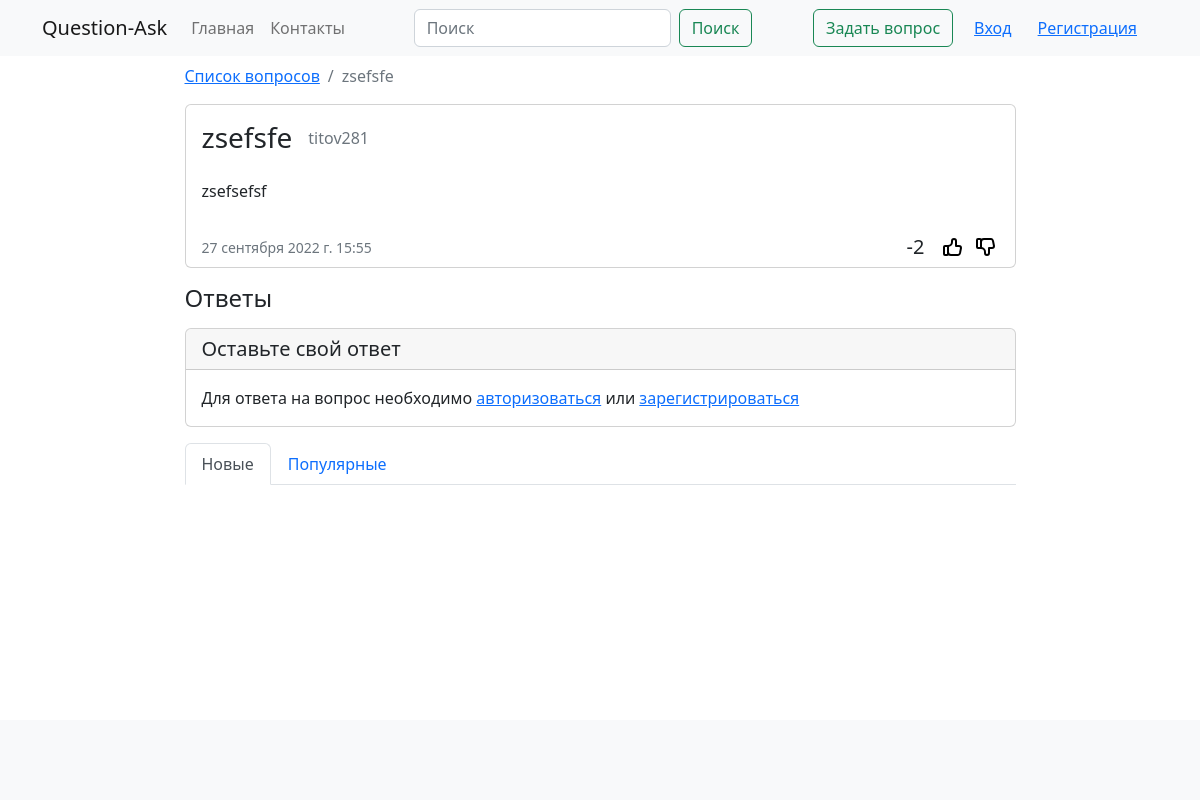
The page /question/15 on the database as committed earlier.
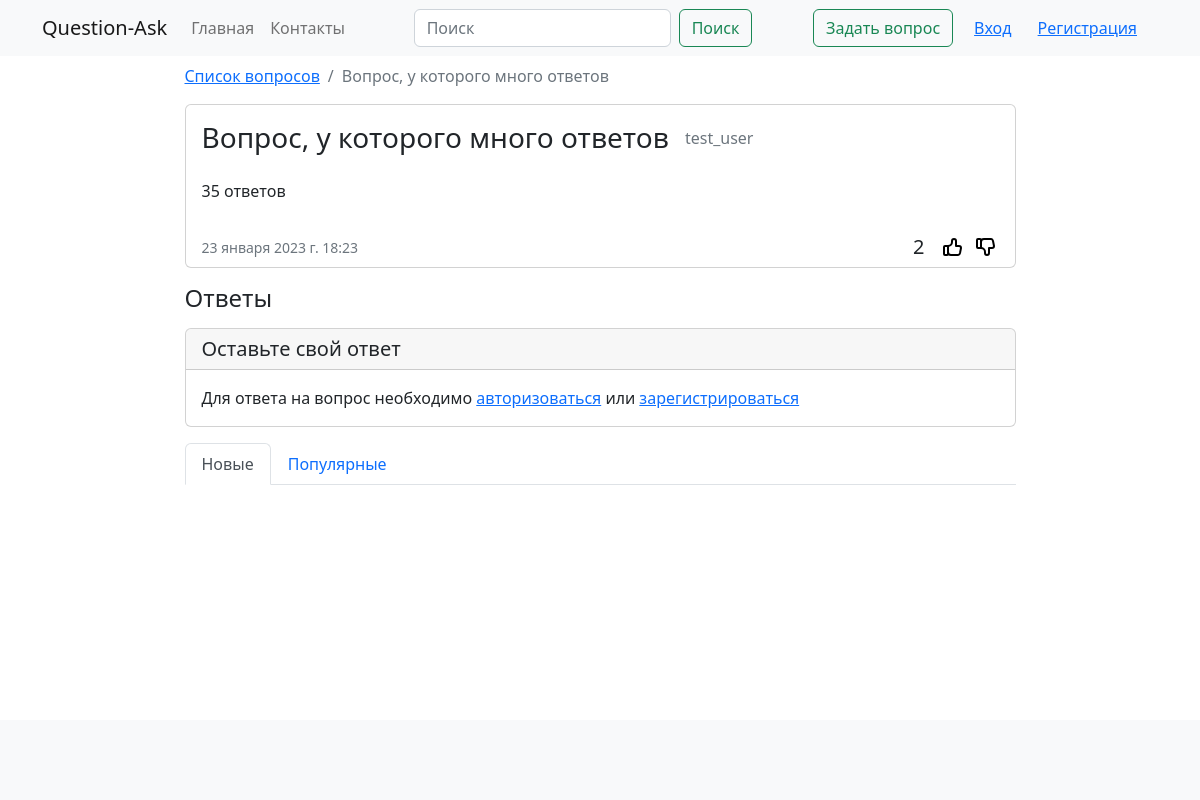
The same page on the database as committed later.
### qa/models.py (models this page shows, shortened)
class Question(models.Model):
    objects = QuestionManager()
    title = models.CharField(max_length=255)
    text = models.TextField()
    added_at = models.DateTimeField(blank=True, auto_now_add=True)
    rating = models.IntegerField(default=0)
    author = models.ForeignKey(User, on_delete=models.CASCADE)
    votes = GenericRelation(LikeDislike, related_query_name='questions')

### qa/views.py (the view, shortened to what this page needs)
# urls.py: path('question/<int:pk>', views.QuestionDetailView.as_view(), name='question'),
class QuestionDetailView(View):
    def get(self, request, pk):
        question = get_object_or_404(Question, pk=pk)
        form = AnswerForm()
        is_like_dislike = question.votes.is_like_dislike(request.user, question)
        is_like = 'active' if is_like_dislike == 1 else ''
        is_dislike = 'active' if is_like_dislike == -1 else ''
        return render(request, 'question.html', {
            'question': question,
            'rating': question.votes.rating(),
            'form': form,
            'url_like': reverse('qa:like_question', args=[question.id]),
            'url_dislike': reverse('qa:dislike_question', args=[question.id]),
            'is_like': is_like,
            'is_dislike': is_dislike,
        })

### qa/forms.py (shortened to what this page needs)
class AnswerForm(forms.Form):
    text = forms.CharField(required=True, widget=forms.Textarea(attrs={
        'class': 'form-control',
        'rows': 3,
    }))

### qa/models.py (called while the page is built)
    def is_like_dislike(self, user, obj):
        try:
            return self.get(
                content_type=ContentType.objects.get_for_model(obj),
                object_id=obj.id,
                user=user
            ).vote
        except (TypeError, KeyError, LikeDislike.DoesNotExist):
            return 0

    def rating(self):
        return self.aggregate(models.Sum('vote')).get('vote__sum') or 0

### qa/templates/question.html (shortened to what this page needs)
{% extends 'block/base.html' %}
{% block content %}
    <div class="container">
        <div class="row justify-content-center">
            <div class="col-lg-9">
                <nav aria-label="breadcrumb">
                    <ol class="breadcrumb">
                        <li class="breadcrumb-item"><a href="{% url 'qa:index' %}">Список вопросов</a></li>
                        <li class="breadcrumb-item active">{{ question.title }}</li>
                    </ol>
                </nav>
                <div class="card">
                    <div class="card-body">
                        <div class="d-flex justify-content-between">
                            <div class="d-flex">
                                <h3 class="card-title">{{ question.title }}</h3>
                                <h6 class="card-subtitle mt-2 mx-3 text-muted">{{ question.author }}</h6>
                            </div>
                        </div>
                        <p class="card-text my-3">{{ question.text }}</p>
                    </div>
                    <div class="d-flex justify-content-between px-3">
                        <time class="text-muted"><small>{{ question.added_at }}</small></time>
                        <div class="d-flex">
                            <h5 id="rating_{{ question.id }}" class="mx-2">{{ rating }}</h5>
                            <button id="like_{{ question.id }}" class="like mx-2 {{ is_like }}" onclick="like('{{ url_like }}')"></button>
                            <button id="dislike_{{ question.id }}" class="dislike {{ is_dislike }}" onclick="dislike('{{ url_dislike }}')"></button>
                        </div>
                    </div>
                </div>
                <h4 class="my-3">Ответы</h4>
                <div class="card my-3">
                    <h5 class="card-header">Оставьте свой ответ</h5>
                    <div class="card-body">
                        {% if user.is_authenticated %}
                        <form id="answer_form" method="post">
                            {% csrf_token %}
                            {{ form.text }}
                            <button type="submit" class="btn btn-primary mt-3">Отправить</button>
                        </form>
                        {% else %}
                        <p class="card-text">Для ответа на вопрос необходимо
                            <a href="{% url 'qa:login' %}">авторизоваться</a> или
                            <a href="{% url 'qa:signup' %}">зарегистрироваться</a>
                        </p>
                        {% endif %}
                    </div>
                </div>
                <ul id="sortOption" class="nav nav-tabs">
                    <li class="nav-item">
                        <button id="new" class="nav-link active" onclick="changeOption('new')">Новые</button>
                    </li>
                    <li class="nav-item">
                        <button id="popular" class="nav-link" onclick="changeOption('popular')">Популярные</button>
                    </li>
                </ul>
            </div>
        </div>
    </div>
{% endblock %}
{% block script %}
{% load static %}
{% endblock %}

### qa/templates/block/base.html (shortened to what this page needs)
<!DOCTYPE html>
{% load static %}
<html lang="ru">
<head>
    <link rel="stylesheet" href="{% static 'vendor/bootstrap-5.2.2/css/bootstrap.min.css' %}">
    <link rel="stylesheet" href="{% static 'css/like-dislike.css' %}">
</head>
<body class="d-flex flex-column min-vh-100">
    {% include 'block/header.html' %}
    {% block content %}
    {% endblock %}
    {% include 'block/footer.html' %}
</body>
</html>

### qa/templates/block/header.html (shortened to what this page needs)
<header class="mb-2">
    <nav class="navbar navbar-expand-lg bg-light">
        <div class="container">
            <a class="navbar-brand mb-0 h1" href="{% url 'qa:index' %}">Question-Ask</a>
            <div class="collapse navbar-collapse justify-content-between" id="navbarToggler">
                <div class="d-flex">
                    <ul class="navbar-nav mb-2 mb-lg-0">
                        <li class="nav-item">
                            <a class="nav-link" aria-current="page" href="{% url 'qa:index' %}">Главная</a>
                        </li>
                        <li class="nav-item">
                            <a class="nav-link" href="{% url 'qa:contacts' %}">Контакты</a>
                        </li>
                    </ul>
                </div>
                <form class="d-flex mb-2 mb-lg-0" action="{% url 'qa:search' %}" method="get" role="search">
                    <input name="search" class="form-control me-2" type="search" placeholder="Поиск" aria-label="Поиск">
                    <button class="btn btn-outline-success" type="submit">Поиск</button>
                </form>
                <div class="d-flex mb-2 mb-lg-0">
                    <a class="btn btn-outline-success" href="{% url 'qa:ask' %}">Задать вопрос</a>
                    <div class="d-flex mx-2">
                        {% if user.is_authenticated %}
                        <span class="navbar-text mx-3">{{ user.username }}</span>
                        <a class="btn btn-link" href="{% url 'qa:logout' %}">Выход</a>
                        {% else %}
                        <a class="btn btn-link" href="{% url 'qa:login' %}">Вход</a>
                        <a class="btn btn-link" href="{% url 'qa:signup' %}">Регистрация</a>
                        {% endif %}
                    </div>
                </div>
            </div>
        </div>
    </nav>
</header>

### qa/templates/block/footer.html
<footer class="mt-auto">
    <div class="navbar bg-light py-4">
        <div class="container justify-content-center py-3">
        </div>
    </div>
</footer>

### qa/static/css/like-dislike.css (style rules this page uses)
.like { background-image: url("../img/thumb-up.svg"); background-color: #ffffff; border: 0; border-radius: 30%; width: 25px; height: 25px; }
.dislike { background-image: url("../img/thumb-down.svg"); background-color: #ffffff; border: 0; border-radius: 30%; width: 25px; height: 25px; }

Rows that differ between the two databases and show on the page:
changed Question: title "zsefsfe" → "Вопрос, у которого много ответов"; author "titov281" → "test_user"; text "zsefsefsf" → "35 ответов"; added_at "27 сентября 2022 г. 15:55" → "23 января 2023 г. 18:23"
Other text that changed with them:
{{ rating }}: "-2" → "2"
